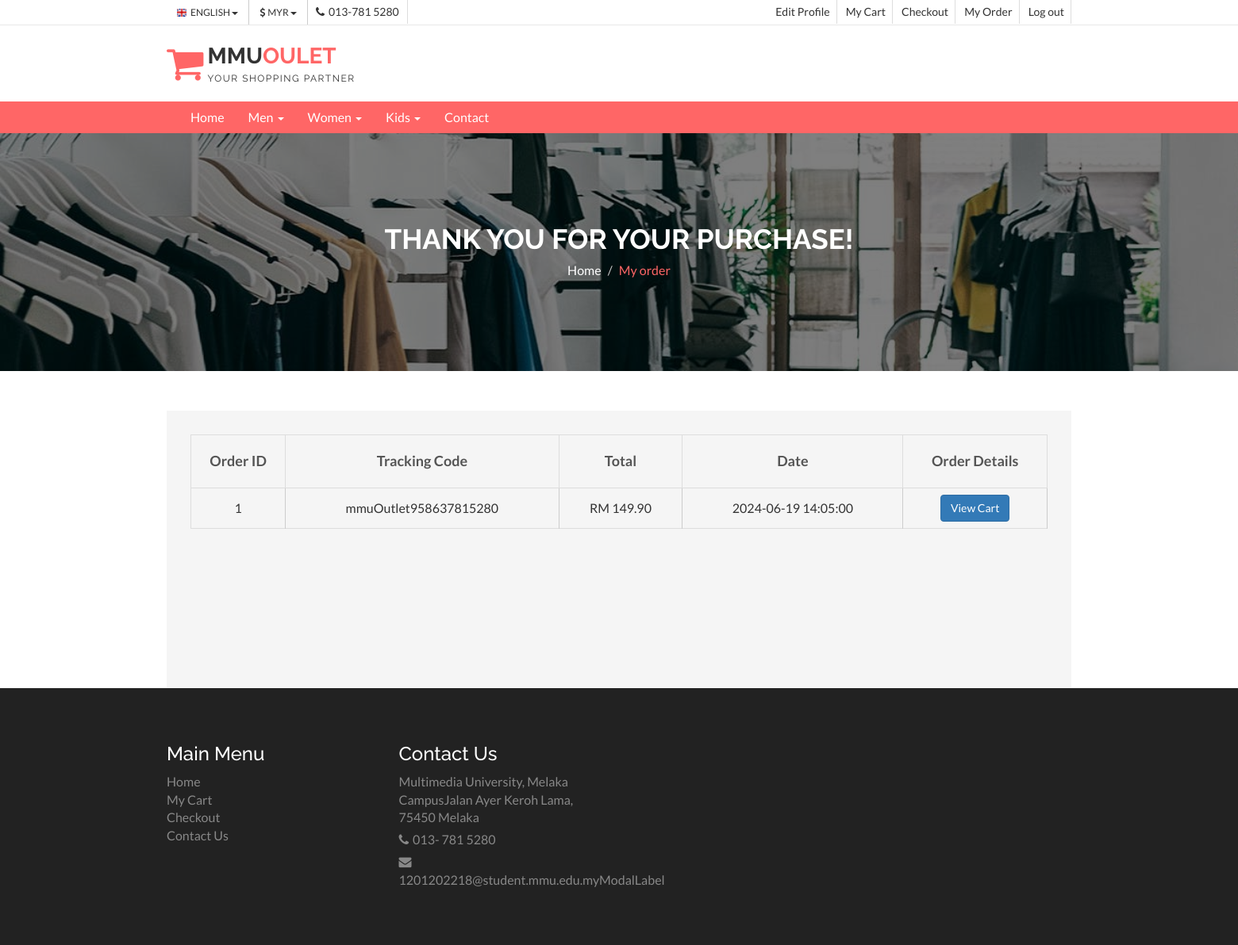
/myorder.php (signed in), run on the app's committed database.
### tables this page shows
CREATE TABLE `orders` (
  `order_id` int(11) NOT NULL,
  `order_tracking` varchar(255) NOT NULL,
  `user_id` int(11) NOT NULL,
  `order_name` varchar(255) NOT NULL,
  `order_email` varchar(255) NOT NULL,
  `order_phone` varchar(255) NOT NULL,
  `order_address` varchar(255) NOT NULL,
  `order_total` decimal(10,2) NOT NULL,
  `order_cnum` varchar(255) NOT NULL,
  `order_ccvc` varchar(255) NOT NULL,
  `order_time` timestamp NOT NULL DEFAULT current_timestamp()
);

### myorder.php (the view, shortened to what this page needs)
<?php
    include("logincon.php");
?>
<!DOCTYPE html>
<html lang="en">
<head>
    <link href="css/font-awesome.css" rel="stylesheet">
    <link href="css/bootstrap.css" rel="stylesheet">
    <link href="css/jquery.smartmenus.bootstrap.css" rel="stylesheet">
    <link rel="stylesheet" type="text/css" href="css/jquery.simpleLens.css">
    <link rel="stylesheet" type="text/css" href="css/slick.css">
    <link rel="stylesheet" type="text/css" href="css/nouislider.css">
    <link id="switcher" href="css/theme-color/default-theme.css" rel="stylesheet">
    <link href="css/sequence-theme.modern-slide-in.css" rel="stylesheet" media="all">
    <link href="css/style.css" rel="stylesheet">
</head>
<body>
<header id="aa-header">
    <header id="aa-header">
    <div class="aa-header-top">
        <div class="container">
            <div class="row">
                <div class="col-md-12">
                    <div class="aa-header-top-area">
                    <div class="aa-header-top-left">
                        <div class="aa-language">
                            <div class="dropdown">
                                <a class="btn dropdown-toggle" href="#" type="button" id="dropdownMenu1" data-toggle="dropdown" aria-haspopup="true" aria-expanded="true">
                                    <img src="img/flag/english.jpg" alt="english flag">ENGLISH
                                    <span class="caret"></span>
                                </a>
                            </div>
                        </div>
                        <div class="aa-currency">
                            <div class="dropdown">
                                <a class="btn dropdown-toggle" href="#" type="button" id="dropdownMenu1" data-toggle="dropdown" aria-haspopup="true" aria-expanded="true">
                                    <i class="fa fa-usd"></i>MYR
                                    <span class="caret"></span>
                                </a>
                            </div>
                        </div>
                        <div class="cellphone hidden-xs">
                            <p><span class="fa fa-phone"></span>013-781 5280</p>
                        </div>
                    </div>
                        <div class="aa-header-top-right">
                            <ul class="aa-head-top-nav-right">
                                <li class="hidden-xs"><a href="editprofile.php">Edit Profile</a></li>
                                <li class="hidden-xs"><a href="cart.php">My Cart</a></li>
                                <li class="hidden-xs"><a href="checkout.php">Checkout</a></li>
                                <li class="hidden-xs"><a href="myorder.php">My Order</a></li>
                                <?php
                                if(isset($_SESSION['auth']))
                                {?>
                                    <li class="hidden-xs"><a href="logout.php">Log out</a></li>
                        <?php   } ?>
                            </ul>
                        </div>
                    </div>
                </div>
            </div>
        </div>
    </div>
    <div class="aa-header-bottom">
        <div class="container">
            <div class="row">
                <div class="col-md-12">
                    <div class="aa-header-bottom-area">
                        <div class="aa-logo">
                        <a href="index.php">
                            <span class="fa fa-shopping-cart"></span>
                            <p>MMU<strong>OULET</strong> <span>Your Shopping Partner</span></p>
                        </a>
                        </div>
                    </div>
                </div>
            </div>
        </div>
    </div>
    </header>
<section id="menu">
    <div class="container">
        <div class="menu-area">
        <div class="navbar navbar-default" role="navigation">
            <div class="navbar-collapse collapse">
                <ul class="nav navbar-nav">
                <li><a href="index.php">Home</a></li>
                <li><a href="#">Men <span class="caret"></span></a>
                </li>
                <li><a href="#">Women <span class="caret"></span></a>
                </li>
                <li><a href="#">Kids <span class="caret"></span></a>
                </li>
                <li><a href="contact.php">Contact</a></li>
                </ul>
            </div>
        </div>
    </div>
    </div>
</section>
<section id="aa-catg-head-banner">
    <img src="img/bpwomen.png" alt="fashion img">
    <div class="aa-catg-head-banner-area">
        <div class="container">
            <div class="aa-catg-head-banner-content">
            <h2>Thank you for your purchase!</h2>
            <ol class="breadcrumb">
                <li><a href="index.php">Home</a></li>
                <li class="active">My order</li>
            </ol>
            </div>
        </div>
    </div>
</section>
<section id="cart-view">
    <div class="container">
        <div class="row">
            <div class="col-md-12">
                <div class="cart-view-area">
                    <div class="cart-view-table">
                        <div class="table-responsive">
                            <table class='table'>
                                <thead>
                                    <tr>
                                    <th>Order ID</th>
                                    <th>Tracking Code</th>
                                    <th>Total</th>
                                    <th>Date</th>
                                    <th>Order Details</th>
                                    </tr>
                                </thead>
                                <?php
                                    $userID = $_SESSION['auth_user']['user_id'];
                                    $query = "SELECT * FROM orders WHERE user_id = '$userID'";
                                    $query_run = mysqli_query($con, $query);
                                    if(mysqli_num_rows($query_run) > 0)
                                    {
                                        foreach($query_run as $item)
                                        {?>
                                            <tbody>
                                                <tr>
                                                    <td><?= $item['order_id']; ?></a></td>
                                                    <td><?= $item['order_tracking']; ?></a></td>
                                                    <td>RM <?= $item['order_total']; ?></a></td>
                                                    <td><?= $item['order_time']; ?></a></td>
                                                    <td>
                                                        <a href="vieworder.php?t=<?= $item['order_tracking']; ?>" class="btn btn-primary">View Cart</a>
                                                    </td>
                                                </tr>
                                            </tbody>
                                <?php   }
                                    }
                                    else
                                    {?>
                                        <tr>
                                            <td colspan="S">No orders yet</td>
                                        </tr>
                            <?php   }
                                ?>
                            </table>
                            </div>
                    </div>
                </div>
            </div>
        </div>
    </div>
</section>
<footer id="aa-footer">
    <div class="aa-footer-top">
        <div class="container">
            <div class="row">
                <div class="col-md-12">
                    <div class="aa-footer-top-area">
                        <div class="row">
                            <div class="col-md-3 col-sm-6">
                                <div class="aa-footer-widget">
                                    <h3>Main Menu</h3>
                                    <ul class="aa-footer-nav">
                                        <li><a href="index.php">Home</a></li>
                                        <li><a href="cart.php">My Cart</a></li>
                                        <li><a href="checkout.php">Checkout</a></li>
                                        <li><a href="contact.php">Contact Us</a></li>
                                    </ul>
                                </div>
                                </div>
                                <div class="col-md-3 col-sm-6">
                                <div class="aa-footer-widget">
                                    <div class="aa-footer-widget">
                                        <h3>Contact Us</h3>
                                        <address>
                                            <p> Multimedia University, Melaka CampusJalan Ayer Keroh Lama, 75450 Melaka</p>
                                            <p><span class="fa fa-phone"></span>013- 781 5280</p>
                                            <p><span class="fa fa-envelope"></span>1201202218@student.mmu.edu.myModalLabel</p>
                                        </address>
                                    </div>
                                </div>
                            </div>
                        </div>
                    </div>
                </div>
            </div>
        </div>
    </div>
    </body>
</html>

### css/theme-color/default-theme.css (style rules this page uses)
h2 { color: #ff6666; }
#aa-header .aa-header-bottom .aa-header-bottom-area .aa-logo a > span { color: #ff6666; }
#aa-header .aa-header-bottom .aa-header-bottom-area .aa-logo a strong { color: #ff6666; }
#menu { background-color: #ff6666; }
#aa-catg-head-banner .aa-catg-head-banner-area .aa-catg-head-banner-content .breadcrumb .active { color: #ff6666; }

### data on the page
orders: order_id "1", order_tracking "mmuOutlet958637815280", order_total "149.90", order_time "2024-06-19 14:05:00"
